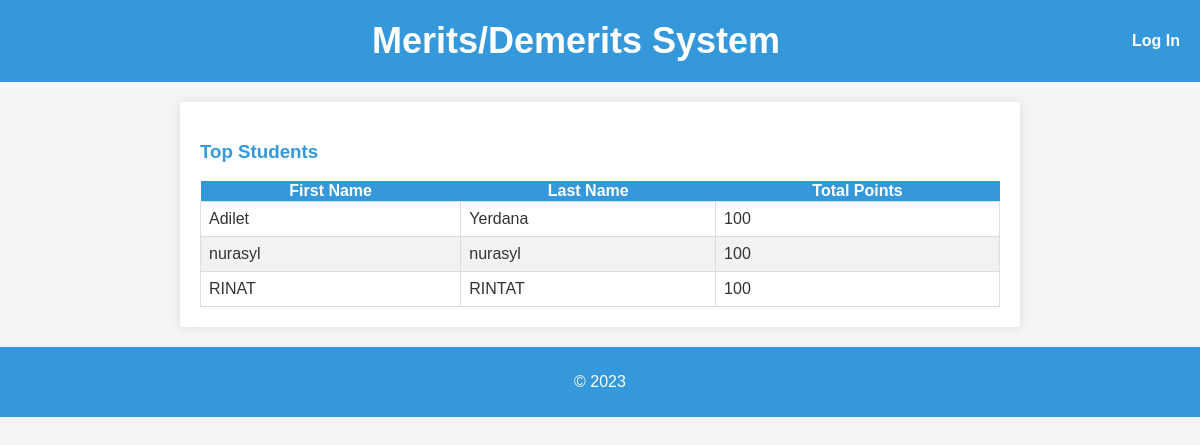
Page /top_students/ on the earlier database version.
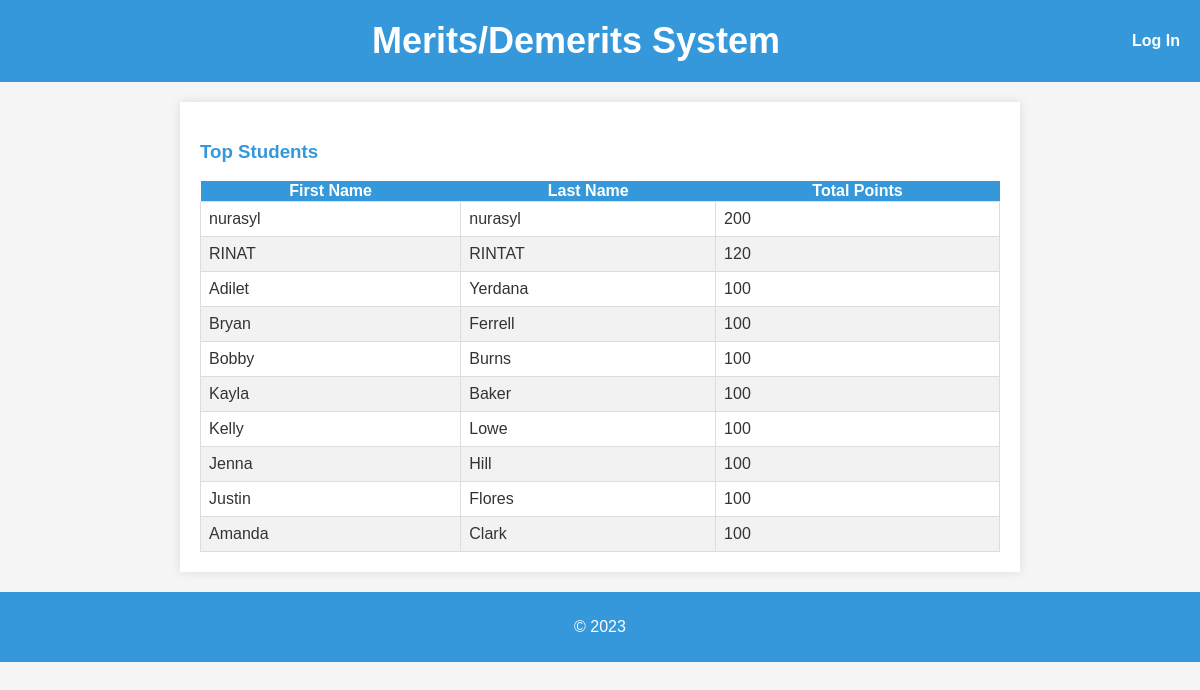
Same page on the later database version.
### main/models.py (models this page shows, shortened)
class UserExtention(models.Model):
    grade = models.IntegerField(default=None, null=True)
    user = models.OneToOneField(User, on_delete=models.CASCADE, related_name="userextention")
    def __str__(self):
        return self.user.username

### main/views.py (the view)
# urls.py: path("top_students/", views.top_students, name="top_students"),
def top_students(request):
    users = UserExtention.objects.exclude(grade=0)
    top = []
    for user in users:
        records = Record.objects.filter(student=user.user)
        total_points = 100
        for record in records:
            total_points += record.merit.points
        user.total_points = total_points
        top.append(user)
    top.sort(key=lambda x: x.total_points, reverse=True)
    top = top[:10]
    print(top)
    return render(request, "main/top_students.html", {"students": top})

### main/templates/main/top_students.html (shortened to what this page needs)
{% extends "main/base.html" %}
{% block content %}
<div>
    <h3>Top Students</h3>
    <table>
        <thead>
            <tr>
                <th>First Name</th>
                <th>Last Name</th>
                <th>Total Points</th>
            </tr>
        </thead>
        <tbody>
            {% for student in students %}
                <tr>
                    <td>{{ student.user.first_name }}</td>
                    <td>{{ student.user.last_name }}</td>
                    <td>{{ student.total_points }}</td>
                </tr>
            {% endfor %}
        </tbody>
    </table>
</div>
{% endblock %}

### main/templates/main/base.html (shortened to what this page needs)
<!DOCTYPE html>
<html>
<head>
</head>
<body>
    <header>
        <h1 style="margin: 0 auto;">
            <a href="/">Merits/Demerits System</a>
        </h1>
        {% if user.is_authenticated %}
            <a href="/profile/" id="logout-link" style="color: #FFF; margin-left: 10px;">{{ user.username }}</a>
            <a href="/logout/" id="logout-link" style="color: #FFF; margin-left: 10px;">Log Out</a>
        {% else %}
            <a href="/login/" style="color: #FFF;">Log In</a>
        {% endif %}
    </header>
    <main>
        <div id="content" class="container">
            {% block content %} {% endblock %}
        </div>
    </main>
    <footer>
        <p>&copy; 2023</p>
    </footer>
</body>
</html>

### main/templates/main/base.html (style rules this page uses)
body { font-family: 'Arial', sans-serif; margin: 0; padding: 0; background-color: #F5F5F5; color: #333; }
header { background-color: #3498DB; color: #FFF; display: flex; justify-content: space-between; align-items: center; padding: 20px; }
h1 { font-size: 36px; margin: 0; padding: 0; }
main { max-width: 800px; margin: 20px auto; padding: 20px; background-color: #FFF; box-shadow: 0 0 10px rgba(0, 0, 0, 0.1); }
footer { text-align: center; padding: 10px; background-color: #3498DB; color: #FFF; }
a { text-decoration: none; color: #FFF; font-weight: bold; }

### main/templates/main/top_students.html (style rules this page uses)
table { border-collapse: collapse; width: 100%; }
th { background-color: #3498DB; color: white; font-weight: bold; }
td { border: 1px solid #ddd; padding: 8px; text-align: left; }
tr:nth-child(even) { background-color: #f2f2f2; }
h3 { color: #3498DB; }

Differences in the rows shown:
computed for UserExtention "nurasyl": total_points "100" → "200"
computed for UserExtention "RINAT": total_points "100" → "120"
shown differently, row unchanged: UserExtention "Adilet": moves down the list
added UserExtention: user.first_name "Bryan", user.last_name "Ferrell", total_points "100"
added UserExtention: user.first_name "Bobby", user.last_name "Burns", total_points "100"
added UserExtention: user.first_name "Kayla", user.last_name "Baker", total_points "100"
added UserExtention: user.first_name "Kelly", user.last_name "Lowe", total_points "100"
added UserExtention: user.first_name "Jenna", user.last_name "Hill", total_points "100"
added UserExtention: user.first_name "Justin", user.last_name "Flores", total_points "100"
added UserExtention: user.first_name "Amanda", user.last_name "Clark", total_points "100"
